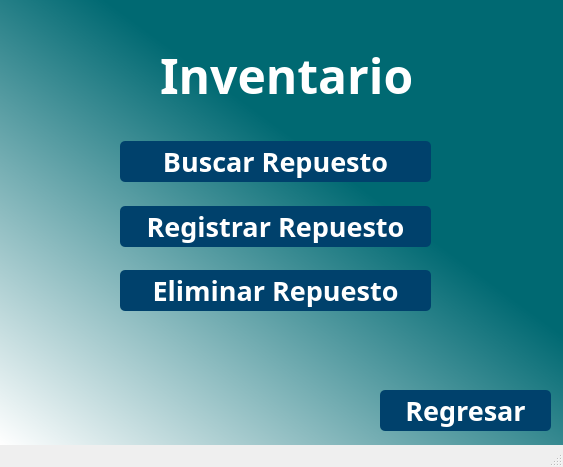
<?xml version="1.0" encoding="UTF-8"?>
<ui version="4.0">
 <class>MainWindow</class>
 <widget class="QMainWindow" name="MainWindow">
  <property name="geometry">
   <rect>
    <x>0</x>
    <y>0</y>
    <width>563</width>
    <height>467</height>
   </rect>
  </property>
  <property name="minimumSize">
   <size>
    <width>563</width>
    <height>467</height>
   </size>
  </property>
  <property name="maximumSize">
   <size>
    <width>563</width>
    <height>467</height>
   </size>
  </property>
  <property name="windowTitle">
   <string>MainWindow</string>
  </property>
  <property name="layoutDirection">
   <enum>Qt::LeftToRight</enum>
  </property>
  <property name="styleSheet">
   <string notr="true">QWidget#centralwidget{
background-color: qlineargradient(spread:pad, x1:0.829, y1:0.107455, x2:0, y2:1, stop:0.295455 rgba(0, 105, 114, 255), stop:1 rgba(255, 255, 255, 255));}</string>
  </property>
  <widget class="QWidget" name="centralwidget">
   <property name="styleSheet">
    <string notr="true"/>
   </property>
   <widget class="QLabel" name="label_2">
    <property name="geometry">
     <rect>
      <x>160</x>
      <y>35</y>
      <width>251</width>
      <height>81</height>
     </rect>
    </property>
    <property name="font">
     <font>
      <family>Century Gothic</family>
      <pointsize>36</pointsize>
      <weight>75</weight>
      <bold>true</bold>
     </font>
    </property>
    <property name="styleSheet">
     <string notr="true">color: white;</string>
    </property>
    <property name="text">
     <string>Inventario</string>
    </property>
    <property name="scaledContents">
     <bool>false</bool>
    </property>
   </widget>
   <widget class="QLabel" name="label_6">
    <property name="geometry">
     <rect>
      <x>1</x>
      <y>364</y>
      <width>241</width>
      <height>81</height>
     </rect>
    </property>
    <property name="styleSheet">
     <string notr="true"/>
    </property>
    <property name="text">
     <string/>
    </property>
    <property name="pixmap">
     <pixmap>../Img/LOGO PNG 1.png</pixmap>
    </property>
    <property name="scaledContents">
     <bool>true</bool>
    </property>
   </widget>
   <widget class="QPushButton" name="btnRegresar">
    <property name="geometry">
     <rect>
      <x>380</x>
      <y>390</y>
      <width>171</width>
      <height>41</height>
     </rect>
    </property>
    <property name="font">
     <font>
      <family>Century Gothic</family>
      <pointsize>20</pointsize>
      <weight>75</weight>
      <italic>false</italic>
      <bold>true</bold>
     </font>
    </property>
    <property name="styleSheet">
     <string notr="true">border-radius:5px;
color:white;
background-color: rgb(0, 65, 108);</string>
    </property>
    <property name="text">
     <string>Regresar</string>
    </property>
    <property name="icon">
     <iconset>
      <normaloff>../Img/left-arrow.png</normaloff>../Img/left-arrow.png</iconset>
    </property>
    <property name="iconSize">
     <size>
      <width>25</width>
      <height>25</height>
     </size>
    </property>
   </widget>
   <widget class="QPushButton" name="btnBuscarRepuesto">
    <property name="geometry">
     <rect>
      <x>120</x>
      <y>141</y>
      <width>311</width>
      <height>41</height>
     </rect>
    </property>
    <property name="font">
     <font>
      <family>Century Gothic</family>
      <pointsize>20</pointsize>
      <weight>75</weight>
      <italic>false</italic>
      <bold>true</bold>
     </font>
    </property>
    <property name="styleSheet">
     <string notr="true">border-radius:5px;
color:white;
background-color: rgb(0, 65, 108);</string>
    </property>
    <property name="text">
     <string>Buscar Repuesto</string>
    </property>
    <property name="icon">
     <iconset>
      <normaloff>../Img/loupe.png</normaloff>../Img/loupe.png</iconset>
    </property>
    <property name="iconSize">
     <size>
      <width>32</width>
      <height>32</height>
     </size>
    </property>
   </widget>
   <widget class="QPushButton" name="btnRegistrarRepuesto">
    <property name="geometry">
     <rect>
      <x>120</x>
      <y>206</y>
      <width>311</width>
      <height>41</height>
     </rect>
    </property>
    <property name="font">
     <font>
      <family>Century Gothic</family>
      <pointsize>20</pointsize>
      <weight>75</weight>
      <italic>false</italic>
      <bold>true</bold>
     </font>
    </property>
    <property name="styleSheet">
     <string notr="true">border-radius:5px;
color:white;
background-color: rgb(0, 65, 108);</string>
    </property>
    <property name="text">
     <string>Registrar Repuesto</string>
    </property>
    <property name="icon">
     <iconset>
      <normaloff>../Img/registrar.png</normaloff>../Img/registrar.png</iconset>
    </property>
    <property name="iconSize">
     <size>
      <width>32</width>
      <height>32</height>
     </size>
    </property>
   </widget>
   <widget class="QPushButton" name="btnEliminarRepuesto">
    <property name="geometry">
     <rect>
      <x>120</x>
      <y>270</y>
      <width>311</width>
      <height>41</height>
     </rect>
    </property>
    <property name="font">
     <font>
      <family>Century Gothic</family>
      <pointsize>20</pointsize>
      <weight>75</weight>
      <italic>false</italic>
      <bold>true</bold>
     </font>
    </property>
    <property name="styleSheet">
     <string notr="true">border-radius:5px;
color:white;
background-color: rgb(0, 65, 108);</string>
    </property>
    <property name="text">
     <string>Eliminar Repuesto</string>
    </property>
    <property name="icon">
     <iconset>
      <normaloff>../Img/deleting.png</normaloff>../Img/deleting.png</iconset>
    </property>
    <property name="iconSize">
     <size>
      <width>32</width>
      <height>32</height>
     </size>
    </property>
   </widget>
  </widget>
  <widget class="QMenuBar" name="menubar">
   <property name="geometry">
    <rect>
     <x>0</x>
     <y>0</y>
     <width>563</width>
     <height>21</height>
    </rect>
   </property>
  </widget>
  <widget class="QStatusBar" name="statusbar"/>
 </widget>
 <resources/>
 <connections/>
</ui>
